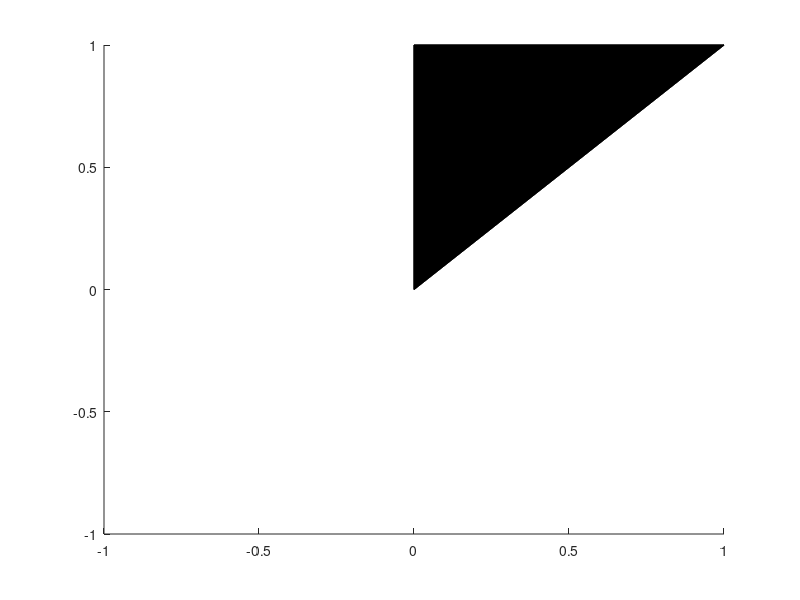

This chart was generated by the following MATLAB code: (Note: this script raises an error after producing the figure.)
%% loop over depth and dip...one at a time...
close all
Ndep = 31;decdep = 1;Ndip = 21; decdip = 1;
patch1 = patch;
%{
patch1(1).wid = 20000;
patch1(2).wid = 20000;
patch1(3).wid = 20000;
patch1(4).wid = 20000;
patch1(5).wid = 20000;

patch1(1).dip = 123;
patch1(2).dip = 105;
patch1(3).dip = 91;
patch1(4).dip = 91;
patch1(5).dip = 95;
%}
N = length(patch);

%%

for i = 1:1:N
%% depth
%{
p = patch1;
pctdep = [];
%widset = patch1(i).wid + sign([1:Ndep]-round(Ndep/2)).*exp(abs([1:Ndep]-round(Ndep/2))/3.5)*1e3;
zset = patch(i).z + sign([1:Ndep]-round(Ndep/2)).*(exp(abs([1:Ndep]-round(Ndep/2))/3.5)-1)*200;%1000*([1:Ndep]-round(Ndep/2));
%zset(zset>0) = [];
%sset = patch(i).strike + sign([1:Ndip]-round(Ndip/2)).*(exp(abs([1:Ndip]-round(Ndip/2))/4.5)-1);

for dj = 1:1:length(zset)
    p(i).z = zset(dj);
    %p(i).strike = sset(dj);
    
    XSS=[]; YSS=[]; ZSS=[]; XBB=[]; YBB=[]; ZBB=[]; LLL=[]; WWW=[]; DIPP=[]; STRIKEE=[]; num_gridD=[];
    %figure
    for j = 1:1:num_sorc
        [xs,ys,zs,xb,yb,zb,ll,ww] = generate_grid(1, p(j), dw, dl, inc, 0);
        XSS = [XSS; xs];
        YSS = [YSS; ys];
        ZSS = [ZSS; zs];
        XBB = [XBB; xb];
        YBB = [YBB; yb];
        ZBB = [ZBB; zb];
        LLL = [LLL; ll];
        WWW = [WWW; ww];
        DIPP = [DIPP; zeros(size(xs))+patch(j).dip];
        STRIKEE = [STRIKEE; zeros(size(xs))+patch(j).strike];
        num_gridD = [num_gridD; length(xs)];
    end
    clear xs ys zs xb yb zb ll ww
    %write_inv('test.inv',XSS,YSS,ZSS,LLL,WWW,DIPP,STRIKEE,0,0,0,num_gridD);
    
    GreenPP = []; GreenAA = []; GreenGG = []; GreenOO = [];
    if num_des+num_asc ~= 0
        GreenPP = generate_green_p(XSS,YSS,ZSS,LLL,WWW,DIPP,STRIKEE,xP,yP,tpP,look,nu,fault_type);
    end
    if num_azi ~= 0
        GreenAA = generate_green_a(XSS,YSS,ZSS,LLL,WWW,DIPP,STRIKEE,xA,yA,tpA,phi,nu,fault_type,dat_az);
    end
    if num_gps ~= 0
        GreenGG = generate_green_g(XSS,YSS,ZSS,LLL,WWW,DIPP,STRIKEE,xG,yG,tpG,nu,fault_type,gps_type,dat_gps);
    end
    if num_gov ~= 0
        %[xOO,yOO,dOO,azOO,tpOO,sOO,dat_gov] = proj_gov2trace(patch,xO,yO,dO,azO,tpO,sO,dat_gov,300,800);
        GreenOO = generate_green_o(XSS,YSS,ZSS,LLL,WWW,DIPP,STRIKEE,xOO,yOO,azOO,tpOO,nu,fault_type);
    end
    Greenss = [GreenPP;GreenAA;GreenGG;GreenOO];
    
    SmoothH = Smooth;
    lbb = lb;
    ubb = ub;
    %{
    if SF ~= 0
        SmoothH = generate_smoothness(XSS,YSS,ZSS,LLL,WWW,STRIKEE,num_gridD,fault_type,SDF,SSEG,SID,SSID,0);
    end
    %}
    rmpp = [];
    if RMP == 1
        rmpp = generate_green_ramp(xP,yP,xA,yA,dat_ph,dat_az,dat_gps,dat_gov,100); 
    end
    
    Green_all3 = [Greenss rmpp; SmoothH/mean(max(SmoothH,[],2))*SF/size(SmoothH,1) zeros(size(SmoothH,1),size(rmpp,2))];
    for j = 1:1:length(W)
        Green_all3(j,:) = Green_all3(j,:)*W(j);
    end
    D_all3 = [W.*D; zeros(size(Green_all3,1)-size(D,1),1)];

    %{
    lbb = zeros(size(Green_all3,2),1)-PMAX;
    ubb = zeros(size(Green_all3,2),1)+PMAX;
    if PSC > 0
        lbb(1:sum(fault_type):end-size(rmp,2)) = 0;
    elseif PSC < 0
        ubb(1:sum(fault_type):end-size(rmp,2)) = 0;
    end
    if PDC > 0
        lbb(2:sum(fault_type):end-size(rmp,2)) = 0;
    elseif PDC < 0
        ubb(2:sum(fault_type):end-size(rmp,2)) = 0;
    end
    %}
    
    [U,resnorm,residual,exitflag] = lsqlin(Green_all3,D_all3,[],[],[],[],lbb,ubb);
    rmp3 = rmpp;
    Urmp3 = U(end-size(rmp3,2)+1:end);
    D_all3 = [W.*(D-rmp3*Urmp3); zeros(size(Green_all3,1)-size(D,1),1)];
    rmpp = generate_green_ramp(xP,yP,xA,yA,dat_ph,dat_az,dat_gps,dat_gov,1e6);
    Green_all3 = [Greenss rmpp; SmoothH/mean(max(SmoothH,[],2))*SF/size(SmoothH,1) zeros(size(SmoothH,1),size(rmpp,2))];
    for j = 1:1:length(W)
        Green_all3(j,:) = Green_all3(j,:)*W(j);
    end
    [U,resnorm,residual,exitflag] = lsqlin(Green_all3,D_all3,[],[],[],[],lbb,ubb);
    
    Urmp = U(end-size(rmp,2)+1:end);
    Us = U(1:2:end-size(rmp,2));
    Ud = U(2:2:end-size(rmp,2));
    %write_inv('test.inv',XSS,YSS,ZSS,LLL,WWW,DIPP,STRIKEE,Us,Ud,0,num_gridD);
    m = 2/3*log10(mu*(sqrt(sum(Us/100.*LL.*WW)^2+sum(Ud/100.*LL.*WW)^2)))-6.07;
    disp([num2str(dj),' Mw is ', num2str(m)]);
    
    ms = ([Greenss rmpp]*U-(D-rmp3*Urmp3)).^2;
    ms0 = D.^2;
    
    num_dat = [0;sum(dat_ph); sum(dat_az); sum(dat_gps); sum(dat_gov)];
    for j = 1:1:length(num_dat)-1
        if num_dat(j+1)~=0
            ms_i(j) = sum(ms(sum(num_dat(1:j))+1:sum(num_dat(1:j+1))));
            ms0_i(j) = sum(ms0(sum(num_dat(1:j))+1:sum(num_dat(1:j+1))));
            rms4(dj,j) = sqrt(sum(ms(sum(num_dat(1:j))+1:sum(num_dat(1:j+1))))/num_dat(j+1));
        else
            ms_i(j) = -1;
            ms0_i(j) = -1;
            rms4(dj,j) = -1;
        end
    end
    pctdep(dj,:) = 100*(ms0_i-ms_i)./ms0_i;
end

widset = zset;
%widset = sset;
figure
subplot(1,2,1)
plot(widset,pctdep(:,1),'b-x'), hold on,grid on
plot(widset,pctdep(:,2),'r-x')
plot(widset,pctdep(:,3),'m-x')
plot(widset,pctdep(:,4),'g-x')
plot(widset,sum(pctdep'/4),'k-o')
plot(widset,pctdep*[PW; AW; GW; OW],'k-x')

subplot(1,2,2)
plot(widset,rms4(:,1),'b-x'), hold on,grid on
plot(widset,rms4(:,2),'r-x')
plot(widset,rms4(:,3),'m-x')
plot(widset,rms4(:,4),'g-x')
plot(widset,sum(rms4'/4),'k-o')
plot(widset,rms4*[PW; AW; GW; OW],'k-x')
%}
%% dip
p = patch1;
pctdip = [];
dipset = patch1(i).dip + sign([1:Ndip]-round(Ndip/2)).*(exp(abs([1:Ndip]-round(Ndip/2))/3.5)-1);
for dipj = 1:1:Ndip
    p(i).dip = dipset(dipj);
    if p(i).dip == 90
        p(i).dip = 89.9;
    end
    
    XSS=[]; YSS=[]; ZSS=[]; XBB=[]; YBB=[]; ZBB=[]; LLL=[]; WWW=[]; DIPP=[]; STRIKEE=[]; num_gridD=[];
    %figure
    for j = 1:1:num_sorc
        [xs,ys,zs,xb,yb,zb,ll,ww] = generate_grid(1, p(j), dw, dl, inc, 0);
        XSS = [XSS; xs];
        YSS = [YSS; ys];
        ZSS = [ZSS; zs];
        XBB = [XBB; xb];
        YBB = [YBB; yb];
        ZBB = [ZBB; zb];
        LLL = [LLL; ll];
        WWW = [WWW; ww];
        DIPP = [DIPP; zeros(size(xs))+patch(j).dip];
        STRIKEE = [STRIKEE; zeros(size(xs))+patch(j).strike];
        num_gridD = [num_gridD; length(xs)];
    end
    clear xs ys zs xb yb zb ll ww
    
    GreenPP = []; GreenAA = []; GreenGG = []; GreenOO = [];
    if num_des+num_asc ~= 0
        GreenPP = generate_green_p(XSS,YSS,ZSS,LLL,WWW,DIPP,STRIKEE,xP,yP,tpP,look,nu,fault_type);
    end
    if num_azi ~= 0
        GreenAA = generate_green_a(XSS,YSS,ZSS,LLL,WWW,DIPP,STRIKEE,xA,yA,tpA,phi,nu,fault_type,dat_az);
    end
    if num_gps ~= 0
        GreenGG = generate_green_g(XSS,YSS,ZSS,LLL,WWW,DIPP,STRIKEE,xG1,yG1,tpG1,nu,fault_type,gps_type,dat_gps);
    end
    if num_gov ~= 0
        %[xOO,yOO,dOO,azOO,tpOO,sOO,dat_gov] = proj_gov2trace(patch,xO,yO,dO,azO,tpO,sO,dat_gov,300,800);
        GreenOO = generate_green_o(XSS,YSS,ZSS,LLL,WWW,DIPP,STRIKEE,xOO,yOO,azOO,tpOO,nu,fault_type);
    end
    %Greenss = [GreenPP;GreenAA;GreenGG;GreenOO];
    Greenss = [GreenPP,GreenPP;GreenAA,GreenAA;[GreenGG,zeros(size(GreenGG));zeros(size(GreenGG)),GreenGG];GreenOO, GreenOO];
    
    SmoothH = Smooth;
    %{
    SmoothH = [];
    if SF ~= 0
        SmoothH = generate_smoothness(XSS,YSS,ZSS,LLL,WWW,STRIKEE,num_gridD,fault_type,SDF,SSEG,SID,SSID,0);
    end
    %}
    rmpp = [];
    if RMP == 1
        rmpp = generate_green_ramp(xP,yP,xA,yA,dat_ph,dat_az,dat_gps*2,dat_gov,100); 
    end
    
    %Green_all3 = [Greenss rmpp; SmoothH/mean(max(SmoothH,[],2))*SF/size(SmoothH,1) zeros(size(SmoothH,1),size(rmpp,2))];
    Green_all3 = [Greenss,rmpp; [SmoothH/mean(max(SmoothH,[],2))*SF/size(SmoothH,1),zeros(size(SmoothH));zeros(size(SmoothH)),SmoothH/mean(max(SmoothH,[],2))*SF/size(SmoothH,1)],zeros(size(SmoothH,1)*2,size(rmpp,2))];

    
    for j = 1:1:length(W)
        Green_all3(j,:) = Green_all3(j,:)*W(j);
    end
    %D_all3 = [W.*D; zeros(size(Green_all3,1)-size(D,1),1)];
    D_all3 = [W.*D; zeros(size(Green_all3,1)-size(D,1),1)];

    
    options = optimset('LargeScale','on','DiffMaxChange',1e-3,'DiffMinChange',1e-9,'TolCon',1e-9,'TolFun',1e-9,'TolPCG',1e-9,'TolX',1e-9,'MaxIter',1e9,'MaxPCGIter',1e9);
    [U,resnorm,residual,exitflag] = lsqlin([Green_all3;mmt1*dw1;mmt2*dw2],[D_all3;m1*dw1;m2*dw2],[],[],[],[],lb,ub);
    if RMP == 1
        rmp3 = rmp;
        Urmp3 = U(end-size(rmp3,2)+1:end);
        D_all3 = [W.*(D-rmp3*Urmp3); zeros(size(Green_all3,1)-size(D,1),1)];
        rmpp = generate_green_ramp(xP,yP,xA,yA,dat_ph,dat_az,dat_gps*2,dat_gov,1e6);
        Green_all3 = [Greenss,rmpp; [SmoothH/mean(max(SmoothH,[],2))*SF/size(SmoothH,1),zeros(size(SmoothH));zeros(size(SmoothH)),SmoothH/mean(max(SmoothH,[],2))*SF/size(SmoothH,1)],zeros(size(SmoothH,1)*2,size(rmpp,2))];
        for j = 1:1:length(W)
            Green_all3(j,:) = Green_all3(j,:)*W(j);
        end
    
        [U,resnorm,residual,exitflag] = lsqlin([Green_all;mmt1*dw1;mmt2*dw2],[D_all;m1*dw1;m2*dw2],[],[],[],[],lb,ub);
    else
        rmp0 = 0;
        Urmp0 = 0;
    end
      
    Urmp = U(end-size(rmp,2)+1:end);
    Us = U(1:2:end-size(rmp,2));
    Ud = U(2:2:end-size(rmp,2));
    %write_inv('test.inv',XSS,YSS,ZSS,LLL,WWW,DIPP,STRIKEE,Us,Ud,0,num_gridD);
    %m = 2/3*log10(mu*(sqrt(sum(Us/100.*LL.*WW)^2+sum(Ud/100.*LL.*WW)^2)))-6.07;
    %disp([num2str(dipj),' Mw is ', num2str(m)]);
    
    ms = ([Greenss rmpp]*U-(D-rmp3*Urmp3)).^2;
    ms0 = D.^2;
    
    num_dat = [0;sum(dat_ph); sum(dat_az); sum(dat_gps); sum(dat_gov)];
    for j = 1:1:length(num_dat)-1
        if num_dat(j+1)~=0
            ms_i(j) = sum(ms(sum(num_dat(1:j))+1:sum(num_dat(1:j+1))));
            ms0_i(j) = sum(ms0(sum(num_dat(1:j))+1:sum(num_dat(1:j+1))));
            rms5(dipj,j) = sqrt(sum(ms(sum(num_dat(1:j))+1:sum(num_dat(1:j+1))))/num_dat(j+1));
        else
            ms_i(j) = -1;
            ms0_i(j) = -1;
            rms5(dipj,j) = -1;
        end
    end
    pctdip(dipj,:) = 100*(ms0_i-ms_i)./ms0_i;

end
figure
subplot(1,2,1)
plot(dipset,pctdip(:,1),'b-x'), hold on,grid on
plot(dipset,pctdip(:,2),'r-x')
plot(dipset,pctdip(:,3),'m-x')
plot(dipset,pctdip(:,4),'g-x')
plot(dipset,sum(pctdip'/4),'k-o')
plot(dipset,pctdip*[PW; AW; GW; OW],'k-x')
subplot(1,2,2)
plot(dipset,rms5(:,1),'b-x'), hold on,grid on
plot(dipset,rms5(:,2),'r-x')
plot(dipset,rms5(:,3),'m-x')
plot(dipset,rms5(:,4),'g-x')
plot(dipset,sum(rms5'/4),'k-o')
plot(dipset,rms5*[PW; AW; GW; OW],'k-x')

end
                    